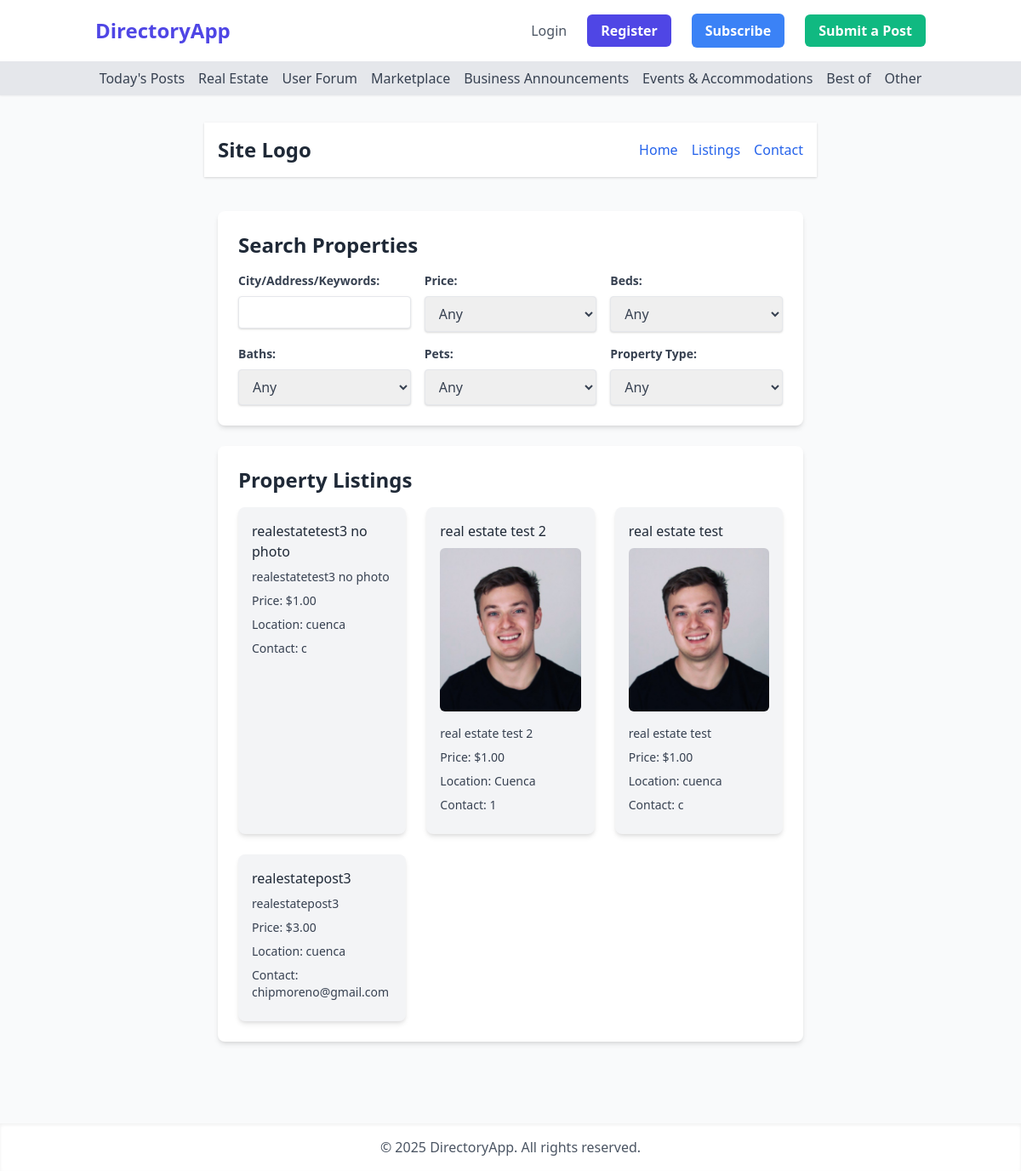
Screenshot of /real_estate with the database file from the repository.
### app/models.py (models this page shows, shortened)
class Post(db.Model):
    __tablename__ = 'posts'
    id = db.Column(db.Integer, primary_key=True)
    title = db.Column(db.String(120), nullable=False)
    description = db.Column(db.Text, nullable=False)
    price = db.Column(db.Numeric(10, 2), nullable=False)
    location = db.Column(db.String(120), nullable=False)
    contact_info = db.Column(db.Text, nullable=False)
    is_active = db.Column(db.Boolean, default=True)
    created_at = db.Column(db.DateTime, default=datetime.utcnow)
    user_id = db.Column(db.Integer, db.ForeignKey('users.id'), nullable=False)
    category = db.Column(db.String(50), nullable=False, default='general')
    photos = db.relationship('Photo', backref='post', lazy=True)

class Photo(db.Model):
    __tablename__ = 'photos'
    id = db.Column(db.Integer, primary_key=True)
    filename = db.Column(db.String(120), nullable=False)
    post_id = db.Column(db.Integer, db.ForeignKey('posts.id'), nullable=False)

### app/main/routes.py (the view)
@main_bp.route('/real_estate')
def real_estate():
    posts = Post.query.filter_by(is_active=True, category='real-estate').order_by(Post.created_at.desc()).all()
    return render_template('real_estate.html', title='Real Estate', posts=posts)

### app/templates/real_estate.html (shortened to what this page needs)
{% extends "base.html" %}
{% block content %}
<header class="bg-white shadow p-4 mb-6">
    <div class="container mx-auto flex justify-between items-center">
        <div class="text-2xl font-bold text-gray-800">Site Logo</div>
        <nav>
            <ul class="flex space-x-4">
                <li><a href="#" class="text-blue-600 hover:underline">Home</a></li>
                <li><a href="#" class="text-blue-600 hover:underline">Listings</a></li>
                <li><a href="#" class="text-blue-600 hover:underline">Contact</a></li>
            </ul>
        </nav>
    </div>
</header>
<main class="container mx-auto p-4">
    <div id="search-container" class="bg-white p-6 rounded-lg shadow-md mb-6">
        <h2 class="text-2xl font-bold text-gray-800 mb-4">Search Properties</h2>
    </div>
    <div class="property-listings bg-white p-6 rounded-lg shadow-md">
        <h2 class="text-2xl font-bold text-gray-800 mb-4">Property Listings</h2>
        {% if posts %}
            <div class="grid grid-cols-1 md:grid-cols-2 lg:grid-cols-3 gap-6">
                {% for post in posts %}
                    <div class="bg-gray-100 p-4 rounded-lg shadow-md">
                        <h3 class="text-base text-gray-800 mb-2"><a href="{{ url_for('main.post_detail', post_id=post.id) }}">{{ post.title }}</a></h3>
                        {% if post.photos %}
                            {% set first_photo = post.photos[0] %}
                            <img src="{{ url_for('static', filename='uploads/' + first_photo.filename) }}" alt="{{ post.title }}" class="w-full h-48 object-cover rounded-md mb-4">
                        {% endif %}
                        <p class="text-gray-700 mb-2 text-sm">{{ post.description }}</p>
                        {% if post.price %}
                        <p class="text-gray-700 mb-2 text-sm">Price: ${{ "%.2f"|format(post.price) }}</p>
                        {% endif %}
                        {% if post.location %}
                        <p class="text-gray-700 mb-2 text-sm">Location: {{ post.location }}</p>
                        {% endif %}
                        {% if post.contact_info %}
                        <p class="text-gray-700 mb-2 text-sm">Contact: {{ post.contact_info }}</p>
                        {% endif %}
                    </div>
                {% endfor %}
            </div>
        {% else %}
            <p>No property listings available.</p>
        {% endif %}
    </div>
</main>
{% endblock %}

### rows the page displays
Post: title "realestatetest3 no photo", description "realestatetest3 no photo", price "1.00", location "cuenca", contact_info "c"
Post: title "real estate test 2", filename (picture), description "real estate test 2", price "1.00", location "Cuenca", contact_info "1"
Post: title "real estate test", filename (picture), description "real estate test", price "1.00", location "cuenca", contact_info "c"
Post: title "realestatepost3", description "realestatepost3", price "3.00", location "cuenca", contact_info "chipmoreno@gmail.com"
